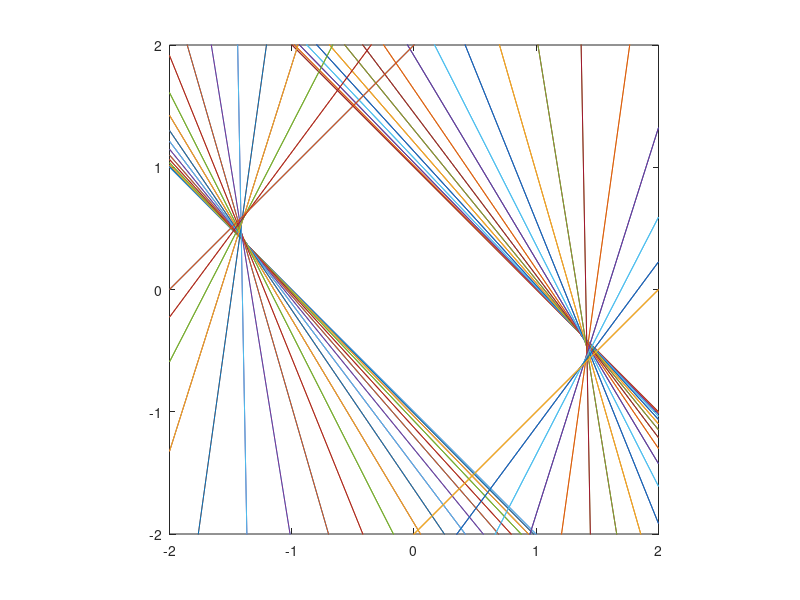

Write MATLAB code to recreate this figure.
## -*- texinfo -*-
## @deftypefn {Function File} {} intersect()
## Test intersection of half spaces.
## The convex set is defined as:
## St = {x|-1 <= ( cost, ..., cosmt)'x <= 1}
## S = intersect( St, |t| <= pi/3)
## This function plots graphic for m = 2
## For details, see Example 2.8 from section 2.3.1
## @end deftypefn

function intersecths()
    x1 = [ -2 2];
    x2 = [];

    t = linspace( -pi/3, pi/3, 40);
    for eachT = t
        [ neg_x2, pos_x2] = getx2( eachT, x1);
        x2 = vertcat( x2, neg_x2, pos_x2);
    end
    plot( x1, x2);
    axis([ -2, 2, -2, 2], 'square');
end


% for -1 <= (cost * x1 + cos2t * x2) <= 1
% for given t and x1, calculate x2 for boundaries -1 and 1.
% NEGBOUND is calculated on boundary -1
% POSBOUND is calculated on boundary  1
% The dimension of NEGBOUND and POSBOUND are the same as x1.
function [ NEGBOUND, POSBOUND] = getx2( t, x1)
   NEGBOUND = ( -1 .* ones( size( x1)) - cos( t) .* x1) ./ cos( 2 .* t);
   POSBOUND = ( +1 .* ones( size( x1)) - cos( t) .* x1) ./ cos( 2 .* t);
end

